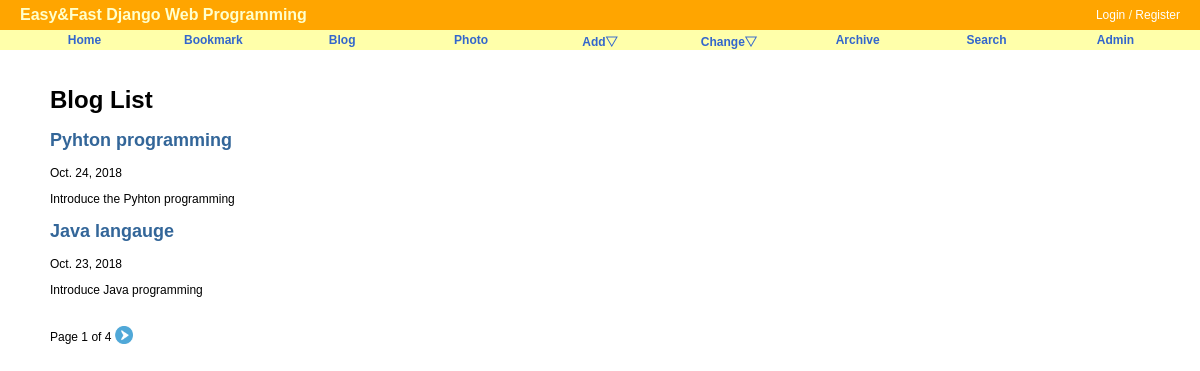
The page /blog/ on the database as committed earlier.
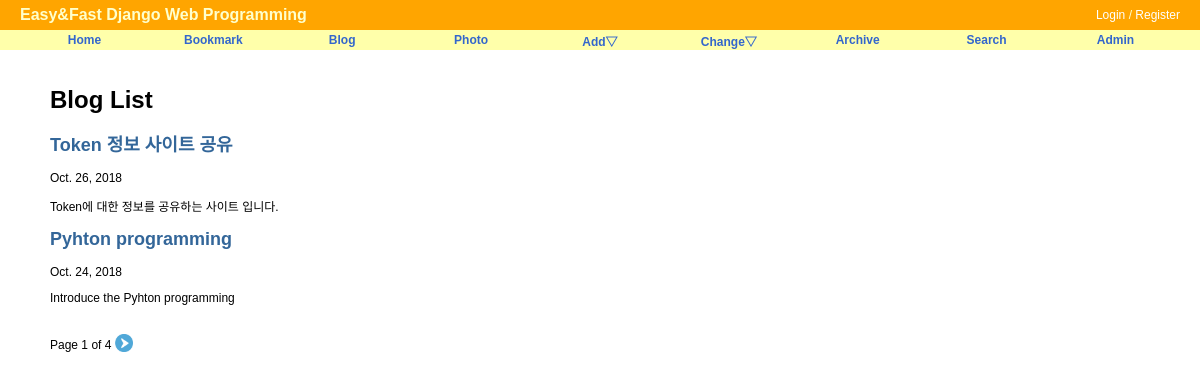
The same page on the database as committed later.
### blog/models.py (models this page shows, shortened)
class Post(models.Model):
    title       = models.CharField('TITLE', max_length=50)
    slug        = models.SlugField('SLUG', unique=True, allow_unicode=True, help_text='one word for title alias.')
    description = models.CharField('DESCRIPTION', max_length=100, blank=True, null=True, help_text='simple descripton text.')
    content     = models.TextField('CONTENT')
    create_date = models.DateTimeField('Create Date', auto_now_add=True)
    modify_date = models.DateTimeField('Modify Date', auto_now=True)
    owner = models.ForeignKey(User, null=True, on_delete=models.CASCADE)
    class Meta:
        verbose_name = 'post'
        verbose_name_plural = 'posts'
        db_table = 'blog_posts'
        ordering = ('-modify_date',)
    def get_absolute_url(self):
        return reverse('blog:post_detail', args=(self.slug,))

### blog/views.py (the view)
# urls.py: path('', PostLV.as_view(), name='index'),
class PostLV(ListView):
    model = Post
    template_name = "blog/post_all.html" # psot_list.html
    context_object_name = "posts" # object_list
    paginate_by = 2

### blog/templates/blog/post_all.html (shortened to what this page needs)
{% extends "base.html" %}
{% load staticfiles %}
{% block content %}
<div id="content">
    <h1>Blog List</h1>
    {% for post in posts %}
        <h2><a href="{{ post.get_absolute_url }}">{{ post.title }}</a></h2>
        {{ post.modify_date|date:"N d, Y"}}
        <p>{{ post.description }}</p>
    {% endfor %}
    <br/>
    <div style="position:relative;height: 20px;">
        Page {{ page_obj.number }} of {{ page_obj.paginator.num_pages }}
        {% if page_obj.has_next %}
            <a href="?page={{ page_obj.next_page_number }}">
                    <img src="{% static 'img/right.png' %}" style="position:relative;top:3px;width:18px; height:18px;"/></a>
        {% endif %}
    </div>
</div>
{% endblock %}

Rows that differ between the two databases and show on the page:
no longer on this page (row unchanged): Post: title "Java langauge", modify_date "Oct. 23, 2018", description "Introduce Java programming"
added Post: title "Token 정보 사이트 공유", modify_date "Oct. 26, 2018", description "Token에 대한 정보를 공유하는 사이트 입니다."
